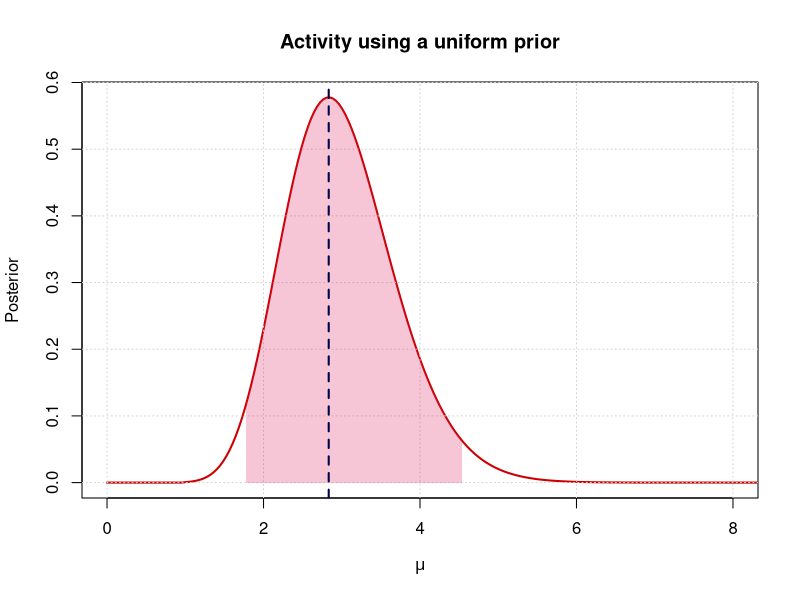
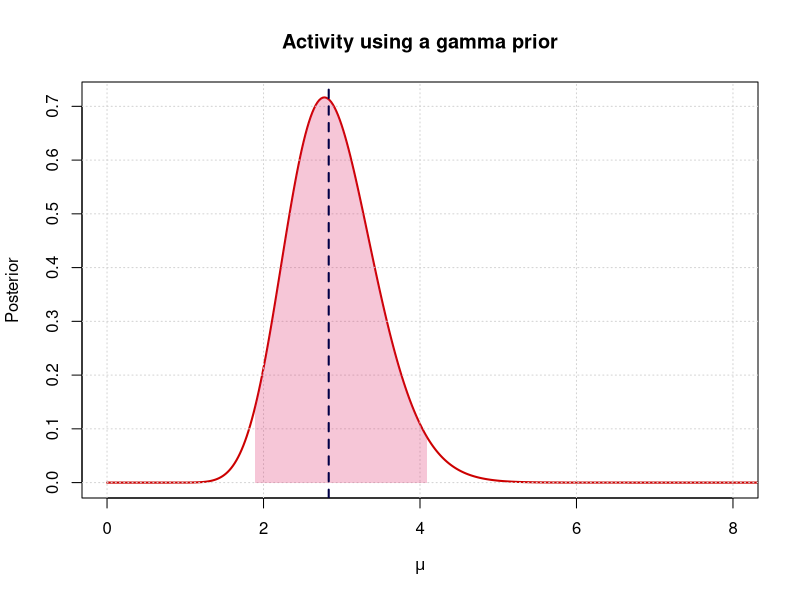
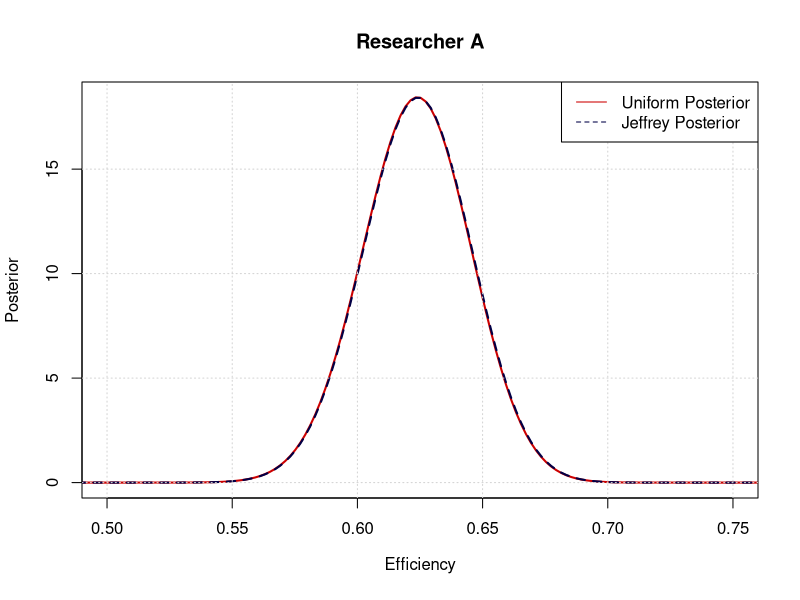
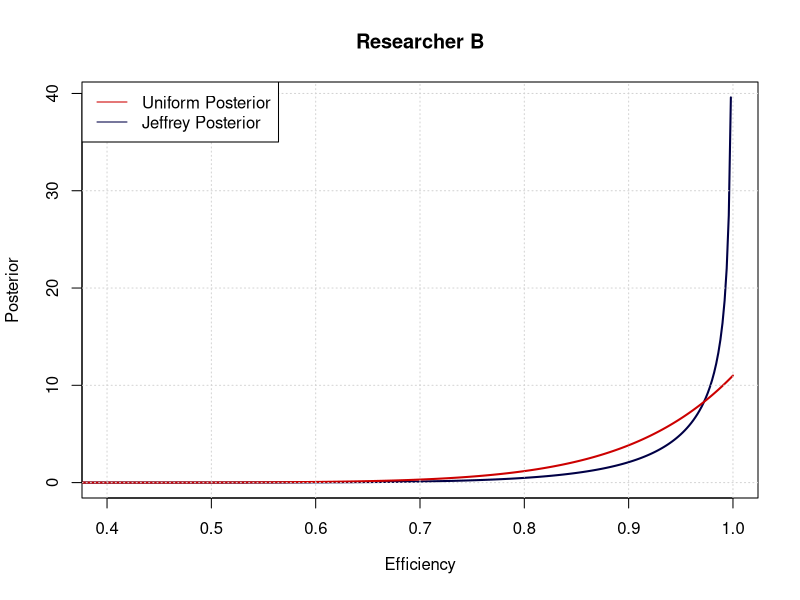
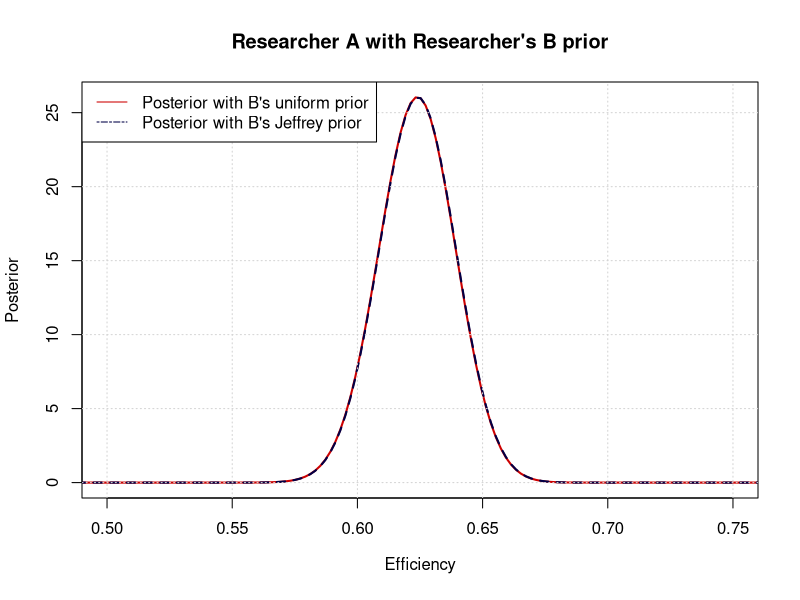
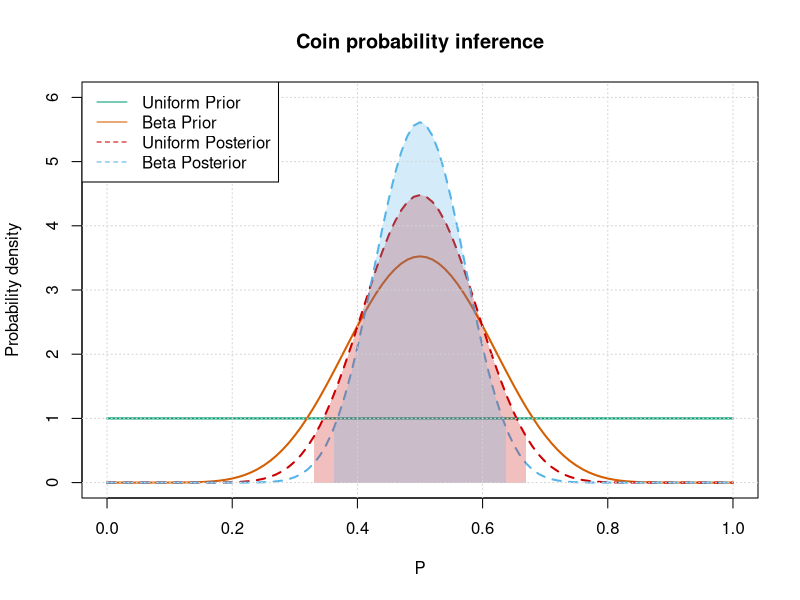
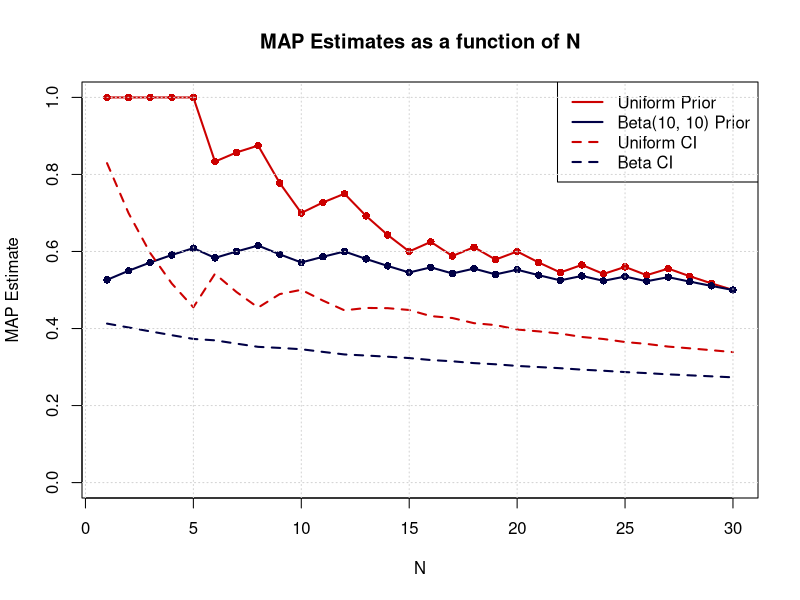
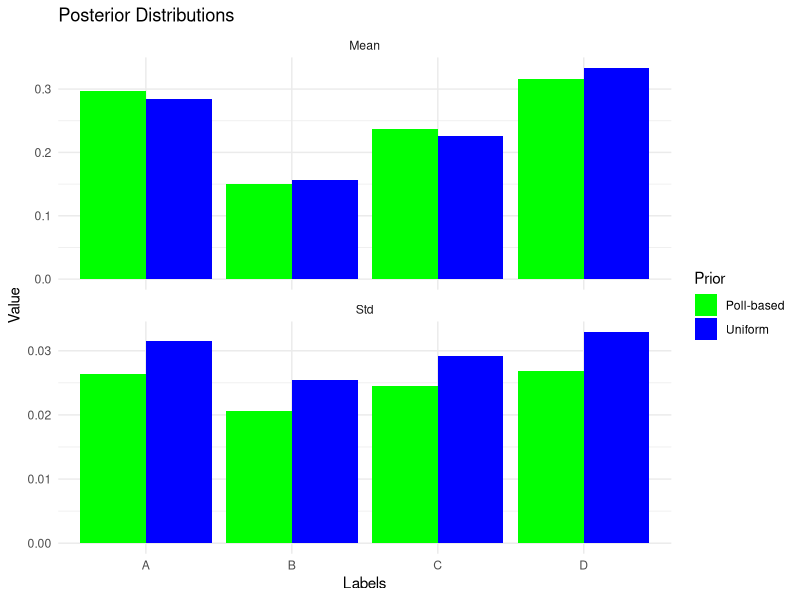

Source code (R) for these figures, in order:
## ---- chunk 1
knitr::opts_chunk$set(echo = TRUE)

color_vector <- c("#CC0000",   # Dark red
                  "#CC79A7",   # Muted purple
                  "#D55E00",   # Vermilion
                  "#009E73",   # Bluish green
                  "#56B4E9",   # Sky blue
                  '#000046',   # Deep Blue
                  "#DB1E60",   # Pinkish-red
                  "#E69F00")   # Yellow-orange

## ---- chunk 2
library(dplyr)
library(ggplot2)
library(reshape2)
## ---- chunk 3
#------------- Useful functions -------------
mean_pdf   <- function(f, lower, upper){integrate(function(x) x*f(x), lower, upper)$value}
std_pdf <- function(f, lower, upper) {
  mu <- mean_pdf(f, lower, upper)
  sqrt(integrate(function(x) (x - mu)^2 * f(x), lower, upper)$value / integrate(f, lower, upper)$value)
}
cumulative <- function(f, lower, X){integrate(f, lower, X)$value}
inverse_cumulative <- function(f, p, lower, upper){uniroot(function(x) cumulative(f, lower, x)-p, c(lower, upper))$root}

#inference functions
binom_likelihood <- function(prob, ...) sapply(prob, function(P)  prod(dbinom(prob=P, ...)))
pois_likelihood  <- function(mu, ...)   sapply(mu,   function(MU) prod(dpois (lambda = MU, ...)))

posterior <- function(parameter, prior, likelihood, lower, upper, ...) {
  unnormalized <- function(x) likelihood(x, ...)*prior(x)
  norm_factor  <- integrate(unnormalized, lower = lower, upper = upper)$value
  unnormalized(parameter)/norm_factor
}

## ---- chunk 4
#coding the data from the observations
observed_particles <- c(4, 1, 3, 1, 5, 3)
particles_mean <- observed_particles %>% mean
particles_std  <- observed_particles %>% sd

writeLines(sprintf(
  'The observed number of particles in a fixed time interval of 10s is on average %.1f, with a standard deviation of %.1f',
  particles_mean, particles_std
))

#------------------------------------------------
#------------ POSITIVE UNIFORM PRIOR ------------
#------------------------------------------------

#boundaries for the uniform prior
mu_lim <- c(1, 20)
p_mu <- 1./(mu_lim[2]-mu_lim[1])


#definition of prior and calculation of the posterior
uniform_prior     <- function(mu) sapply(mu, function(x) ifelse(x > mu_lim[1] && x < mu_lim[2], p_mu, 0))
uniform_posterior <- function(mu) posterior(mu, uniform_prior, pois_likelihood, lower=mu_lim[1], upper=mu_lim[2], x=observed_particles)

#compute the 95% credibility interval
uniform_95_interval <- sapply(c(0.025, 0.975), function(P) inverse_cumulative(uniform_posterior, p = P, lower = mu_lim[1], upper = mu_lim[2]))

#-------------- Plot the posterior --------------

curve(uniform_posterior, from = 0, to = mu_lim[2], xlab = expression(mu), ylab = 'Posterior', col=color_vector[1], main='Activity using a uniform prior', xlim = c(0,8), lwd=2, n = 500) 

grid()

x_plot <- seq(from=uniform_95_interval[1], to=uniform_95_interval[2], length.out=500)
y_plot <- c(0, uniform_posterior(x_plot), 0)
x_plot <- c(uniform_95_interval[1], x_plot, uniform_95_interval[2])
polygon(x_plot, y_plot, col = adjustcolor(color_vector[7], alpha.f = 0.25),border = NA)

abline(v = mean(observed_particles), col = color_vector[6], lwd=2, lty='dashed')


#--------- Computing mean, std, median ----------

mean_uniform   <- mean_pdf(uniform_posterior, lower = mu_lim[1], upper=mu_lim[2])
std_uniform    <- std_pdf (uniform_posterior, lower = mu_lim[1], upper=mu_lim[2])
median_uniform <- inverse_cumulative(uniform_posterior, 0.5, mu_lim[1], mu_lim[2])

writeLines(sprintf(
  '
  The mean of the posterior is: %.2f ;
  The standard deviation is: %.2f ;
  The median is : %.2f .
  ', mean_uniform, std_uniform, median_uniform)
)
## ---- chunk 5

#------------------------------------------------
#------------------ GAMMA PRIOR -----------------
#------------------------------------------------

mean_prior  <- 3
sigma_prior <- 1

#calculate the parameters from the hypothesis
shape <- (mean_prior / sigma_prior)^2 
rate <- mean_prior/(sigma_prior^2)

#definition of prior and calculation of the posterior and 95% credibility interval
gamma_prior       <- function(mu) dgamma(mu, shape = shape, rate = rate)
gamma_posterior   <- function(mu) posterior(mu, gamma_prior, pois_likelihood, lower=0, upper=Inf, x=observed_particles)
gamma_95_interval <- sapply(c(0.025, 0.975), function(P) inverse_cumulative(gamma_posterior, p = P, lower = 0, upper = 10))

#-------------- Plot the posterior --------------

curve(gamma_posterior, from = 0, to = 11, xlab = expression(mu), ylab = 'Posterior', col=color_vector[1], main='Activity using a gamma prior', xlim = c(0,8), lwd=2, n = 500) 
grid()

x_plot <- seq(from=gamma_95_interval[1], to=gamma_95_interval[2], length.out=100)
y_plot <- c(0, gamma_posterior(x_plot), 0)
x_plot <- c(gamma_95_interval[1], x_plot, gamma_95_interval[2])
polygon(x_plot, y_plot, col = adjustcolor(color_vector[7], alpha.f = 0.25),border = NA)

abline(v = mean(observed_particles), col = color_vector[6], lwd=2, lty='dashed')


#--------- Computing mean, std, median ----------

mean_gamma   <- mean_pdf(gamma_posterior, lower = 0, upper=Inf)
std_gamma    <- std_pdf (gamma_posterior, lower = 0, upper=Inf)
median_gamma <- inverse_cumulative(gamma_posterior, 0.5, 0, 20)

writeLines(sprintf(
  '
  The mean of the posterior is: %.2f ;
  The standard deviation is: %.2f ;
  The median is : %.2f .
  ', mean_gamma, std_gamma, median_gamma)
)
## ---- chunk 6
n = 500
r = 312

#---------- CALCULATIONS ---------- 

uniform_prior     <- function(eff) sapply(eff, function(x) ifelse(x>=0 && x<=1, 1, 0))
uniform_posterior <- function(eff) posterior(eff, uniform_prior, binom_likelihood, lower=0, upper=1, size=n, x=r)
jeffrey_prior     <- function(eff) dbeta(eff, 0.5, 0.5)
jeffrey_posterior <- function(eff) posterior(eff, jeffrey_prior, binom_likelihood, lower=0, upper=1, size=n, x=r)

mean_uniform <- mean_pdf(uniform_posterior, lower = 0, upper=1)
std_uniform  <- std_pdf (uniform_posterior, lower = 0, upper=1)
mean_jeffrey <- mean_pdf(jeffrey_posterior, lower = 0, upper=1)
std_jeffrey  <- std_pdf (jeffrey_posterior, lower = 0, upper=1)

#-------------- PLOT -------------- 

curve(uniform_posterior, from = 0, to = 1, xlab = expression(Efficiency), ylab = 'Posterior', col=color_vector[1], main='Researcher A', xlim = c(.5,.75), lwd=2, n = 500) 
curve(jeffrey_posterior, from = 0, to = 1, xlab = expression(Efficiency), ylab = 'Posterior', col=color_vector[6], lty=2, add=TRUE, lwd=2, n = 500) 
grid()

legend("topright", legend = c("Uniform Posterior", "Jeffrey Posterior"), col = c(color_vector[1], color_vector[6]), lty = c(1, 2))

#------------ OUTPUT -------------- 

writeLines(sprintf(
"
Using a uniform prior the posterior has   mean %.3f with standard deviation %.2f .
Using a Jeffrey's prior the posterior has mean %.3f with standard deviation %.2f .
", mean_uniform, std_uniform, mean_jeffrey, std_jeffrey))

## ---- chunk 7
n = 10
r = 10

#---------- CALCULATIONS ---------- 

B.uniform_prior     <-function(eff) sapply(eff, function(x) ifelse(x>=0 && x<=1, 1, 0))
B.uniform_posterior <- function(eff) posterior(eff, B.uniform_prior, binom_likelihood, lower=0, upper=1, size=n, x=r)
B.jeffrey_prior     <- function(eff) dbeta(eff, 0.5, 0.5)
B.jeffrey_posterior <- function(eff) posterior(eff, B.jeffrey_prior, binom_likelihood, lower=0, upper=1, size=n, x=r)

B.mean_uniform <- mean_pdf(B.uniform_posterior, lower = 0, upper=1)
B.std_uniform  <- std_pdf (B.uniform_posterior, lower = 0, upper=1)
B.mean_jeffrey <- mean_pdf(B.jeffrey_posterior, lower = 0, upper=1)
B.std_jeffrey  <- std_pdf (B.jeffrey_posterior, lower = 0, upper=1)

 #-------------- PLOT -------------- 

curve(B.jeffrey_posterior, from = 0, to = 1, xlab = expression(Efficiency), ylab = 'Posterior', col=color_vector[6], main='Researcher B', lwd=2, n = 500, xlim=c(0.4, 1)) 
curve(B.uniform_posterior, from = 0, to = 1, xlab = expression(Efficiency), ylab = 'Posterior', col=color_vector[1],  add=TRUE, lwd=2, n = 500)
grid()

legend("topleft", legend = c("Uniform Posterior", "Jeffrey Posterior"), col = c(color_vector[1], color_vector[6]), lty = 1)

#------------ OUTPUT -------------- 

writeLines(sprintf(
"
Using a uniform prior the posterior has   mean %.3f with standard deviation %.2f .
Using a Jeffrey's prior the posterior has mean %.3f with standard deviation %.2f .
", B.mean_uniform, B.std_uniform, B.mean_jeffrey, B.std_jeffrey))
## ---- chunk 8
n = 500
r = 312

#---------- CALCULATIONS ----------

A.uniform_B_posterior <- function(eff) posterior(eff, B.uniform_posterior, binom_likelihood, lower=0, upper=1, size=n, x=r)
A.jeffrey_B_posterior <- function(eff) posterior(eff, B.jeffrey_posterior, binom_likelihood, lower=0, upper=1, size=n, x=r)

A.mean_uniform_B <- mean_pdf(A.uniform_B_posterior, lower = 0, upper=1)
A.std_uniform_B  <- std_pdf (A.uniform_B_posterior, lower = 0, upper=1)
A.mean_jeffrey_B <- mean_pdf(A.jeffrey_B_posterior, lower = 0, upper=1)
A.std_jeffrey_B  <- std_pdf (A.jeffrey_B_posterior, lower = 0, upper=1)

#-------------- PLOT -------------- 

curve(A.uniform_B_posterior, from = 0, to = 1, xlab = expression(Efficiency), ylab = 'Posterior', col=color_vector[1], main="Researcher A with Researcher's B prior", xlim=c(0.5, 0.75), lwd=2, n = 500) 
curve(A.jeffrey_B_posterior, from = 0, to = 1, xlab = expression(Efficiency), ylab = 'Posterior', col=color_vector[6], lty='dashed', main=' ', add=TRUE, lwd=2, n = 500) 
grid()

legend("topleft", legend = c("Posterior with B's uniform prior", "Posterior with B's Jeffrey prior"), col = c(color_vector[1], color_vector[6]), lty = c(1, 6))

#------------ OUTPUT -------------- 

writeLines(sprintf(
"
Using the uniform posterior of B as prior, the posterior for A has  mean %.3f with standard deviation %.2f .
Using the Jeffrey's posteriorof B as prior, the posterior for A has mean %.3f with standard deviation %.2f .
", A.mean_uniform_B, A.std_uniform_B, A.mean_jeffrey_B, A.std_jeffrey_B))

## ---- chunk 9

## ---- chunk 10
N <- 30
coin_outcomes <- c(1, 1, 1, 1, 1, 0, 1, 1, 0, 0, 1, 1, 0, 0, 0, 1, 0, 1, 0, 1, 0, 0, 1, 0, 1, 0, 1, 0, 0, 0)
alpha <- 10 ; beta <- 10;
tails = coin_outcomes |> sum()

#-------------------------- COMPUTATION ----------------------

uniform_prior     <- function(p) sapply(p, function(X) ifelse(X >= 0 && X <=1, 1, 0))
uniform_posterior <- function(p) posterior(p, uniform_prior, binom_likelihood, lower=0, upper=1, size=N, x=tails)
beta_prior        <- function(x) dbeta(x, shape1 = alpha, shape2 = beta)
beta_posterior    <- function(p) posterior(p, beta_prior, binom_likelihood, lower=0, upper=1, size=N, x=tails)

uniform_max <- optimize(uniform_posterior, c(0,1), maximum = TRUE)
beta_max    <- optimize(beta_posterior,    c(0,1), maximum = TRUE)

uniform_95_interval <- sapply(c(0.025, 0.975), function(P) inverse_cumulative(uniform_posterior, p = P, lower = 0, upper = 1))
beta_95_interval    <- sapply(c(0.025, 0.975), function(P) inverse_cumulative(beta_posterior, p = P, lower = 0, upper = 1))

#---------------------------- PLOT ---------------------------

curve(uniform_prior, from = 0, to = 1, xlab = "P", ylab = 'Probability density', col=color_vector[4], main="Coin probability inference", xlim = c(0,1), ylim=c(0,6), lwd=2) 
curve(beta_prior, from = 0, to = 1, col=color_vector[3], add=TRUE, lwd=2)

curve(uniform_posterior, from = 0, to = 1, col=color_vector[1], lty='dashed', add=TRUE, lwd=2) 
curve(beta_posterior, from = 0, to = 1, col=color_vector[5], lty='dashed', add=TRUE, lwd=2) 

uniform_x_plot <- seq(from=uniform_95_interval[1], to=uniform_95_interval[2], length.out=100)
uniform_y_plot <- c(0, uniform_posterior(uniform_x_plot), 0)
uniform_x_plot <- c(uniform_95_interval[1], uniform_x_plot, uniform_95_interval[2])

beta_x_plot <- seq(from=beta_95_interval[1], to=beta_95_interval[2], length.out=100)
beta_y_plot <- c(0, beta_posterior(beta_x_plot), 0)
beta_x_plot <- c(beta_95_interval[1], beta_x_plot, beta_95_interval[2])

polygon(uniform_x_plot, uniform_y_plot, col = adjustcolor(color_vector[1], alpha.f = 0.25),border = NA)
polygon(beta_x_plot, beta_y_plot, col = adjustcolor(color_vector[5], alpha.f = 0.25),border = NA)

grid()

legend("topleft", legend = c("Uniform Prior", "Beta Prior", "Uniform Posterior", "Beta Posterior"), col = c(color_vector[4], color_vector[3], color_vector[1], color_vector[5]), lty = c(1, 1, 2, 2))

#-------------------------- OUTPUT ---------------------------

writeLines(sprintf(
  '
  - Assuming a uniform prior, the most probable value for p is %.3f
  - The 95%% credibility interval is [ %.2f , %.2f ]
  
  - Assuming a beta(10,10) prior, the most probable value is %.3f
  - The 95%% credibility interval is [ %.2f , %.2f ]
  ', uniform_max$maximum, uniform_95_interval[1], uniform_95_interval[2], beta_max$maximum, beta_95_interval[1], beta_95_interval[2]
  )
)
## ---- chunk 11
#using the sequential approach
coin_outcomes <- c(1, 1, 1, 1, 1, 0, 1, 1, 0, 0, 1, 1, 0, 0, 0, 1, 0, 1, 0, 1, 0, 0, 1, 0, 1, 0, 1, 0, 0, 0)

N <- seq_along(coin_outcomes)
#calculate the partial outcomes after each single toss
partial_results <- sapply(N, function(i) coin_outcomes[1:i])
tails <- lapply(partial_results, function(x) sum(x))

#-------------------------- COMPUTATION ----------------------

alpha <- 10 ; beta <- 10;
uniform_prior <- function(p) sapply(p, function(X) ifelse(X >= 0 && X <=1, 1, 0))
beta_prior    <- function(x) dbeta(x, shape1 = alpha, shape2 = beta)

# define two general functions to compute the posterior at each step 
uniform_posterior <- function(p, size, x) posterior(p, uniform_prior, binom_likelihood, lower=0, upper=1, size=size, x=x)
beta_posterior <- function(p, size, x) posterior(p, beta_prior, binom_likelihood, lower=0, upper=1, size=size, x=x)

# apply them using mapply over N and tails lists
uniform_posterior_history <- function(p) {
  mapply(function(size, x) {
    function(p) uniform_posterior(p, size, x)
  }, size = N, x = tails)
}

beta_posterior_history <- function(p) {
  mapply(function(size, x) {
    function(p) beta_posterior(p, size, x)
  }, size = N, x = tails)
}

#compute the maximum for each step
uniform_max_history <- lapply(uniform_posterior_history(), 
                              function(func) optimize(func, c(0, 1), maximum = TRUE)$maximum)

beta_max_history <- lapply(beta_posterior_history(), 
                           function(func) optimize(func, c(0, 1), maximum = TRUE)$maximum)

#compute the 95% credibility interval for each step
calculate_95_interval <- function(posterior) sapply(c(0.025, 0.975), function(P) inverse_cumulative(posterior, p = P, lower = 0, upper = 1))

#save the length of the credibility intervals
uniform_interval_history <- lapply(uniform_posterior_history(), calculate_95_interval) |>
  (\(my_list) sapply(my_list, function(x) x[2] - x[1]))()
beta_interval_history <- lapply(beta_posterior_history(), calculate_95_interval) |>
  (\(my_list) sapply(my_list, function(x) x[2] - x[1]))()


#---------------------------- PLOT ---------------------------

plot(N, uniform_max_history, type = "l", col = color_vector[1], lwd = 2, ylim = c(0, 1),
     xlab = "N", ylab = "MAP Estimate", main = "MAP Estimates as a function of N")
lines(N, beta_max_history, col = color_vector[6], lwd = 2)

lines(N, uniform_interval_history, col = color_vector[1], lwd = 2, lty=2)
lines(N, beta_interval_history, col = color_vector[6], lwd = 2, lty=2)

legend("topright", legend = c("Uniform Prior", "Beta(10, 10) Prior", "Uniform CI", "Beta CI"), col = c(color_vector[1], color_vector[6], color_vector[1], color_vector[6]), lty = c(1,1,2,2), lwd=2)

points(N, uniform_max_history, col = color_vector[1], pch = 16)
points(N, beta_max_history, col = color_vector[6], pch = 16)

grid()

## ---- chunk 12
# Given data
N_poll <- 100
data_poll <- c(32, 14, 26, 28)

N <- 200
data <- c(57, 31, 45, 67)
labels <- c("A", "B", "C", "D")

#-------------------------------------------------------------
#-------------------------- COMPUTATION ----------------------
#-------------------------------------------------------------

# Priors
alpha_uniform_prior <- c(1., 1., 1., 1.)
alpha_poll_prior <- data_poll

# Posterior parameters
alpha_uniform_posterior <- alpha_uniform_prior + data
alpha_poll_posterior <- alpha_poll_prior + data

# Posterior means and standard deviations
uniform_alpha_0 <- sum(alpha_uniform_posterior)

uniform_means <- alpha_uniform_posterior / uniform_alpha_0
uniform_std <- sqrt((uniform_means * (1 - uniform_means)) / (uniform_alpha_0 + 1))

poll_alpha_0 <- sum(alpha_poll_posterior)

poll_means <- alpha_poll_posterior /poll_alpha_0
poll_std <- sqrt((poll_means * (1 - poll_means)) / (poll_alpha_0 + 1))

# Posterior credibility intervals
uniform_68_interval <- sapply(alpha_uniform_posterior , function(alpha_i) qbeta(c(.16, .84), shape1=alpha_i, shape2 = uniform_alpha_0 - alpha_i))

poll_68_interval <- sapply(alpha_poll_posterior , function(alpha_i) qbeta(c(.16, .84), shape1=alpha_i, shape2 = poll_alpha_0 - alpha_i))

#-------------------------------------------------------------
#---------------------------- OUTPUT -------------------------
#-------------------------------------------------------------

# Output results
output <- sprintf(
  "
  - Assuming a uniform prior, the most probable values for p are [ %.3f , %.3f , %.3f , %.3f ]
  - The standard deviations are [ %.3f , %.3f , %.3f , %.3f ]
  - The 68%% credibility intervals are [ %.2f-%.2f , %.2f-%.2f , %.2f-%.2f , %.2f-%.2f ]
  
  - Assuming the poll's prior, the most probable values are [ %.3f , %.3f , %.3f , %.3f ]
  - The standard deviations are [ %.3f , %.3f , %.3f , %.3f ]
  - The 68%% credibility intervals are [ %.2f-%.2f , %.2f-%.2f , %.2f-%.2f , %.2f-%.2f ]
  ", 
  uniform_means[1], uniform_means[2], uniform_means[3], uniform_means[4],
  uniform_std[1], uniform_std[2], uniform_std[3], uniform_std[4],
  uniform_68_interval[1,1], uniform_68_interval[2,1], uniform_68_interval[1,2], uniform_68_interval[2,2],
  uniform_68_interval[1,3], uniform_68_interval[2,3], uniform_68_interval[1,4], uniform_68_interval[2,4],
  
  poll_means[1], poll_means[2], poll_means[3], poll_means[4],
  poll_std[1], poll_std[2], poll_std[3], poll_std[4],
  poll_68_interval[1,1], poll_68_interval[2,1], poll_68_interval[1,2], poll_68_interval[2,2],
  poll_68_interval[1,3], poll_68_interval[2,3], poll_68_interval[1,4], poll_68_interval[2,4]
)

cat(output)

#-------------------------------------------------------------
#----------------------------- PLOTS -------------------------
#-------------------------------------------------------------

# Data for plotting
data_plot <- data.frame(
  Label = rep(labels, 2),
  Mean = c(uniform_means, poll_means),
  Std = c(uniform_std, poll_std),
  Prior = rep(c("Uniform", "Poll-based"), each = length(labels))
)

# Melt the dataframe for ggplot2
data_melt <- melt(data_plot, id.vars = c("Label", "Prior"))

# Plotting
ggplot(data_melt, aes(x = Label, y = value, fill = Prior)) +
  geom_bar(stat = "identity", position = "dodge") +
  facet_wrap(~ variable, scales = "free_y", ncol = 1) +
  labs(title = "Posterior Distributions",
       y = "Value",
       x = "Labels") +
  theme_minimal() +
  scale_fill_manual(values = c("Uniform" = "blue", "Poll-based" = "green"))

# Prepare data for ggplot2
df_means <- data.frame(
  Label = rep(labels, 2),
  Mean = c(uniform_means, poll_means),
  Lower = c(uniform_68_interval[1,], poll_68_interval[1,]),
  Upper = c(uniform_68_interval[2,], poll_68_interval[2,]),
  Prior = rep(c("Uniform Prior", "Poll-based Prior"), each = length(labels))
)

df_std <- data.frame(
  Label = rep(labels, 2),
  Std = c(uniform_std, poll_std),
  Prior = rep(c("Uniform Prior", "Poll-based Prior"), each = length(labels))
)

# Plot means with credibility intervals
ggplot(df_means, aes(x = Label, y = Mean, fill = Prior)) +
  geom_bar(stat = "identity", position = "dodge", width = 0.7) +
  geom_errorbar(aes(ymin = Lower, ymax = Upper), position = position_dodge(width = 0.7), width = 0.2) +
  labs(title = "Posterior Means with 68% Credibility Intervals",
       y = "Mean",
       x = "Labels") +
  theme_minimal() +
  scale_fill_manual(values = c("Uniform Prior" = "blue", "Poll-based Prior" = "green"))

# Plot standard deviations
ggplot(df_std, aes(x = Label, y = Std, fill = Prior)) +
  geom_bar(stat = "identity", position = "dodge", width = 0.7) +
  labs(title = "Posterior Standard Deviations",
       y = "Standard Deviation",
       x = "Labels") +
  theme_minimal() +
  scale_fill_manual(values = c("Uniform Prior" = "blue", "Poll-based Prior" = "green"))
